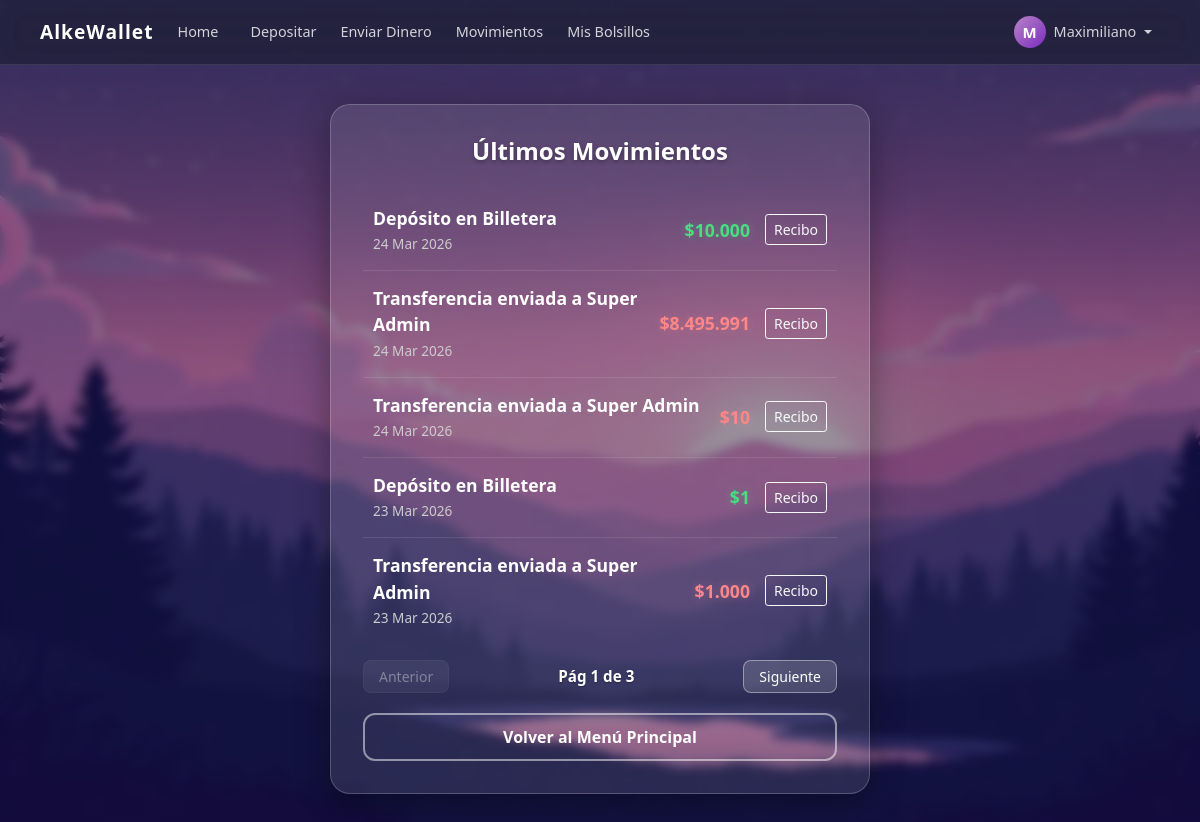
Page /transactions/ (signed in) on the committed database.
### alkewallet/models.py (models this page shows, shortened)
class Transaccion(models.Model):
    emisor = models.ForeignKey(User, on_delete=models.CASCADE, related_name='transferencias_enviadas')
    receptor = models.ForeignKey(User, on_delete=models.CASCADE, related_name='transferencias_recibidas')
    titulo = models.CharField(max_length=100)
    monto = models.DecimalField(max_digits=15, decimal_places=2)
    fecha = models.DateTimeField(auto_now_add=True)

### alkewallet/views.py (the view)
# urls.py: path('transactions/', views.transactions, name='transactions'),
@login_required(login_url='login')
def transactions(request):
    lista_movimientos = Transaccion.objects.filter(
        Q(emisor=request.user) | Q(receptor=request.user)
    ).order_by('-fecha')
    paginator = Paginator(lista_movimientos, 5)
    page_number = request.GET.get('page')
    page_obj = paginator.get_page(page_number)
    contexto = {'page_obj': page_obj}
    return render(request, 'alkewallet/transactions.html', contexto)

### alkewallet/templatetags/custom_filters.py (called while the page is built)
@register.filter(name='clp')
def clp(value):
    try:
        val = int(round(float(value)))
        formateo_coma = f"{val:,}"
        return formateo_coma.replace(",", ".")
    except (ValueError, TypeError):
        return value

### alkewallet/templates/alkewallet/transactions.html (shortened to what this page needs)
{% extends 'alkewallet/base.html' %}
{% load static custom_filters %}
{% block extrastyle %}
<link rel="stylesheet" href="{% static 'alkewallet/css/transactions.css' %}?v=4.0" />
{% endblock %}
{% block content %}
<div class="container py-4">
  <div class="row justify-content-center align-items-center" style="min-height: calc(100vh - 80px);">
    <div class="col-12 col-md-8 col-lg-6">
      <div class="card wallet-card shadow-sm mx-auto">
        <div class="card-body">
          <h4 class="text-center mb-4">Últimos Movimientos</h4>
          <ul class="list-group mb-3" id="listaMovimientos">
            {% for mov in page_obj %}
            <li
              class="list-group-item movement-item animate__animated animate__fadeIn"
            >
              <div class="d-flex justify-content-between align-items-center w-100">
                <div>
                  {% if mov.titulo and 'bolsillo' in mov.titulo|lower %}
                    <div class="movement-title">{{ mov.titulo }}</div>
                  {% elif mov.emisor == mov.receptor %}
                    <div class="movement-title">Depósito en Billetera</div>
                  {% elif mov.emisor == request.user %}
                    <div class="movement-title">Transferencia enviada a {{ mov.receptor.first_name|default:mov.receptor.username }}</div>
                  {% else %}
                    <div class="movement-title">Transferencia recibida de {{ mov.emisor.first_name|default:mov.emisor.username }}</div>
                  {% endif %}
                  <small class="text-muted" style="color: #ccc !important"
                    >{{ mov.fecha|date:"d M Y" }}</small
                  >
                </div>
                <div class="d-flex align-items-center">
                  {% if mov.titulo and 'Aporte' in mov.titulo %}
                  <div class="movement-amount amount-negative" style="margin-right: 15px;">
                    ${{ mov.monto|clp }}
                  </div>
                  {% elif mov.titulo and 'Retiro' in mov.titulo %}
                  <div class="movement-amount amount-positive" style="margin-right: 15px;">
                    ${{ mov.monto|clp }}
                  </div>
                  {% elif mov.titulo and 'Cierre' in mov.titulo %}
                  <div class="movement-amount amount-positive" style="margin-right: 15px;">
                    ${{ mov.monto|clp }}
                  </div>
                  {% elif mov.emisor == mov.receptor or mov.receptor == request.user %}
                  <div class="movement-amount amount-positive" style="margin-right: 15px;">
                    ${{ mov.monto|clp }}
                  </div>
                  {% else %}
                  <div class="movement-amount amount-negative" style="margin-right: 15px;">
                    ${{ mov.monto|clp }}
                  </div>
                  {% endif %}
                  <button class="btn btn-sm btn-outline-light" onclick="showTransactionDetails('{{ mov.titulo|default:'Transferencia'|escapejs }}', '{{ mov.monto|floatformat:0 }}', '{{ mov.fecha|date:'d M Y H:i' }}', '{% if mov.titulo and 'bolsillo' in mov.titulo|lower %}{{ mov.titulo|escapejs }}{% elif mov.emisor == mov.receptor %}Depósito{% elif mov.emisor == request.user %}Envío a {{ mov.receptor.first_name|default:mov.receptor.username|escapejs }}{% else %}Recibido de {{ mov.emisor.first_name|default:mov.emisor.username|escapejs }}{% endif %}')" title="Ver Detalles">
                    Recibo
                  </button>
                </div>
              </div>
            </li>
            {% endfor %}
          </ul>
          <div
            id="paginacion-container"
            class="d-flex justify-content-between align-items-center mb-3"
          >
            {% if page_obj.has_previous %}
            <a
              href="?page={{ page_obj.previous_page_number }}"
              class="btn btn-sm btn-glass text-white text-decoration-none"
            >
              <i class="fas fa-chevron-left"></i> Anterior
            </a>
            {% else %}
            <button class="btn btn-sm btn-glass text-white" disabled>
               Anterior
            </button>
            {% endif %}
            <span id="infoPagina" class="text-white font-weight-bold">
              Pág {{ page_obj.number }} de {{ page_obj.paginator.num_pages}}
            </span>
            {% if page_obj.has_next %}
            <a
              href="?page={{ page_obj.next_page_number }}"
              class="btn btn-sm btn-glass text-white text-decoration-none"
            >
              Siguiente
            </a>
            {% else %}
            <button class="btn btn-sm btn-glass text-white" disabled>
              Siguiente <i class="fas fa-chevron-right"></i>
            </button>
            {% endif %}
          </div>
          <a href="{% url 'menu' %}" class="btn btn-outline-secondary btn-block" id="btnVolver">
            Volver al Menú Principal
          </a>
        </div>
      </div>
    </div>
  </div>
</div>
{% endblock %}

### alkewallet/templates/alkewallet/base.html (shortened to what this page needs)
{% load static %}
<!doctype html>
<html lang="es">
  <head>
    <link
      rel="stylesheet"
      href="https://maxcdn.bootstrapcdn.com/bootstrap/4.0.0/css/bootstrap.min.css"
    />
    <link
      rel="stylesheet"
      href="https://cdnjs.cloudflare.com/ajax/libs/animate.css/4.1.1/animate.min.css"
    />
    <link
      rel="stylesheet"
      href="{% static 'alkewallet/css/base.css' %}?v=6.0"
    />
    {% block extrastyle %}{% endblock %}
  </head>
  <body>
    <nav class="navbar navbar-expand-lg wallet-navbar sticky-top">
      <div class="container-fluid px-4">
        <a class="navbar-brand" href="{% url 'menu' %}">AlkeWallet</a>
        <div class="collapse navbar-collapse" id="walletNavbar">
          <ul class="navbar-nav mr-auto">
            <li class="nav-item">
              <a class="nav-link" href="{% url 'menu' %}">Home</a>
            </li>
            <li class="nav-item ml-lg-3">
              <a class="nav-link" href="{% url 'deposit' %}">Depositar</a>
            </li>
            <li class="nav-item ml-lg-2">
              <a class="nav-link" href="{% url 'sendmoney' %}">Enviar Dinero</a>
            </li>
            <li class="nav-item ml-lg-2">
              <a class="nav-link" href="{% url 'transactions' %}"
                >Movimientos</a
              >
            </li>
            <li class="nav-item ml-lg-2">
              <a class="nav-link" href="{% url 'bolsillos' %}">Mis Bolsillos</a>
            </li>
          </ul>
          <ul class="navbar-nav ml-auto">
            <li class="nav-item dropdown">
              <a
                class="nav-link dropdown-toggle d-flex align-items-center"
                href="#"
                id="profileDropdown"
                role="button"
                data-toggle="dropdown"
                aria-haspopup="true"
                aria-expanded="false"
              >
                <div class="mr-2 d-flex justify-content-center align-items-center shadow-sm" style="width: 32px; height: 32px; border-radius: 50%; background: linear-gradient(135deg, #b884c7 0%, #7b2cbf 100%); color: white; font-weight: bold; font-size: 15px;">
                  {{ request.user.first_name|default:request.user.username|make_list|first|upper }}
                </div>
                <span class="mr-1"
                  >{{ request.user.first_name|default:request.user.username }}</span
                >
              </a>
            </li>
          </ul>
        </div>
      </div>
    </nav>
    <div
      class="main-content animate__animated animate__fadeIn animate__faster"
      style="animation-duration: 0.6s"
    >
      {% block content %}{% endblock %}
    </div>
  </body>
</html>

### alkewallet/static/alkewallet/css/base.css (style rules this page uses)
.wallet-navbar { background: rgba(36, 36, 62, 0.85); backdrop-filter: blur(15px); border-bottom: 1px solid rgba(255, 255, 255, 0.1); }
.wallet-navbar .navbar-brand { color: #fff !important; font-weight: bold; font-size: 1.2rem; letter-spacing: 1px; }
.wallet-navbar .nav-link { color: rgba(255, 255, 255, 0.8) !important; font-size: 0.9rem; font-weight: 500; transition: color 0.3s; }
body { background: linear-gradient(135deg, #0f0c29, #302b63, #24243e); color: white; min-height: 100vh; display: flex; flex-direction: column; }
.main-content { flex: 1; display: flex; flex-direction: column; }

### alkewallet/static/alkewallet/css/transactions.css (style rules this page uses)
body { background: url('../img/fondo_alkewallet.png') no-repeat center center fixed; background-size: cover; box-shadow: inset 0 0 0 2000px rgba(30, 10, 60, 0.5); backdrop-filter: blur(5px); font-family: 'Segoe UI', Tahoma, Geneva, Verdana, sans-serif; }
.card.wallet-card { background-color: rgba(255, 255, 255, 0.1); backdrop-filter: blur(20px); -webkit-backdrop-filter: blur(20px); border: 1px solid rgba(255, 255, 255, 0.2); border-radius: 20px; box-shadow: 0 8px 32px 0 rgba(0, 0, 0, 0.37); width: 100%; margin: 0; }
.card-body { padding: 2rem; }
h4 { font-weight: 700; text-shadow: 0 2px 4px rgba(0, 0, 0, 0.3); margin-bottom: 25px; }
.list-group-item { background-color: transparent; border: none; border-bottom: 1px solid rgba(255, 255, 255, 0.1); padding: 15px 10px; transition: background-color 0.2s; }
.list-group-item:last-child { border-bottom: none; }
.movement-item { display: flex; justify-content: space-between; align-items: center; }
.movement-title { font-weight: 600; font-size: 1.1rem; color: #ffffff; display: block; }
.text-muted { color: #cccccc !important; font-size: 0.85rem; }
.movement-amount { font-weight: 700; font-size: 1.1rem; }
.amount-positive { color: #4ade80; text-shadow: 0 0 10px rgba(74, 222, 128, 0.3); }
.amount-negative { color: #ff8787; text-shadow: 0 0 10px rgba(255, 135, 135, 0.3); }
#btnVolver { background-color: transparent; color: #ffffff; border: 2px solid rgba(255, 255, 255, 0.5); font-weight: 600; padding: 10px; border-radius: 12px; margin-top: 20px; width: 100%; display: block; text-align: center; transition: all 0.3s ease; }
.btn-glass { background: rgba(255, 255, 255, 0.15); border: 1px solid rgba(255, 255, 255, 0.4); color: white; border-radius: 8px; padding: 5px 15px; transition: all 0.3s ease; }
.btn-glass:disabled { opacity: 0.4; cursor: not-allowed; transform: none; border-color: rgba(255, 255, 255, 0.1); }
#infoPagina { font-size: 0.95rem; text-shadow: 0 1px 2px rgba(0, 0, 0, 0.3); }

### rows in the picture
Transaccion: shows "Depósito en Billetera", fecha "24 Mar 2026", monto|clp "10.000"
Transaccion: receptor.first_name "Super Admin", fecha "24 Mar 2026", monto|clp "8.495.991"
Transaccion: receptor.first_name "Super Admin", fecha "24 Mar 2026", monto|clp "10"
Transaccion: shows "Depósito en Billetera", fecha "23 Mar 2026", monto|clp "1"
Transaccion: receptor.first_name "Super Admin", fecha "23 Mar 2026", monto|clp "1.000"

### other values in the picture
{{ request.user.first_name|default:request.user.username }} "Maximiliano"
{{ page_obj.number }} "1"
{{ page_obj.paginator.num_pages }} "3"
